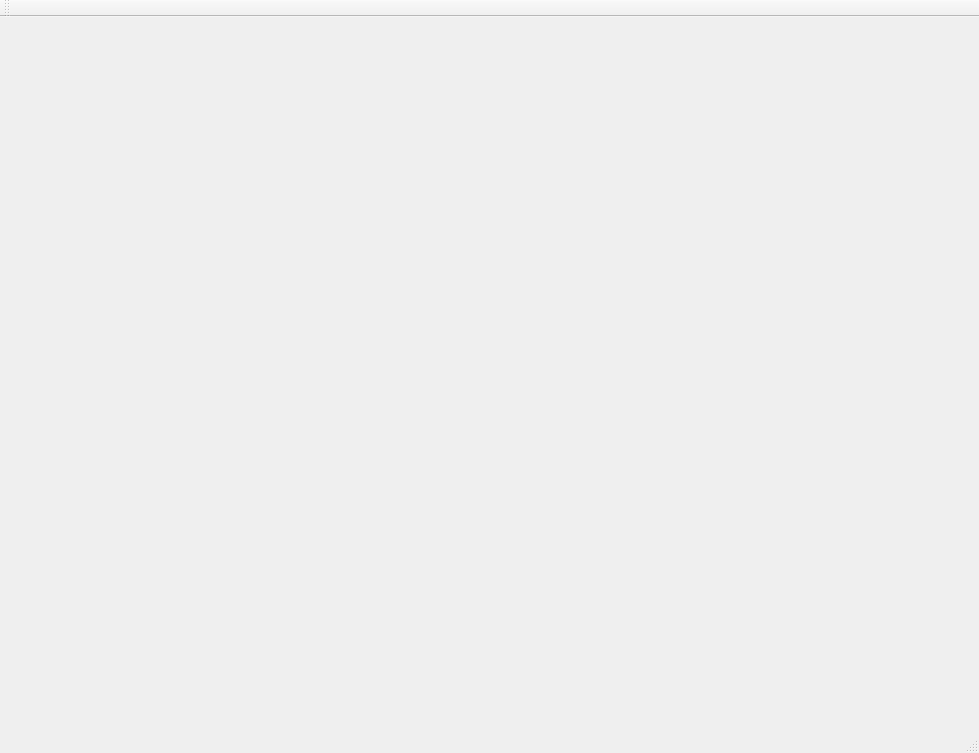
<?xml version="1.0" encoding="UTF-8"?>
<ui version="4.0">
 <class>qFailSafeWin</class>
 <widget class="QMainWindow" name="qFailSafeWin">
  <property name="geometry">
   <rect>
    <x>0</x>
    <y>0</y>
    <width>979</width>
    <height>753</height>
   </rect>
  </property>
  <property name="windowTitle">
   <string>qFailSafeWin</string>
  </property>
  <widget class="QWidget" name="centralWidget"/>
  <widget class="QToolBar" name="mainToolBar">
   <property name="iconSize">
    <size>
     <width>48</width>
     <height>48</height>
    </size>
   </property>
   <attribute name="toolBarArea">
    <enum>TopToolBarArea</enum>
   </attribute>
   <attribute name="toolBarBreak">
    <bool>false</bool>
   </attribute>
  </widget>
  <widget class="QStatusBar" name="statusBar"/>
  <action name="actionStart">
   <property name="text">
    <string>Start</string>
   </property>
   <property name="menuRole">
    <enum>QAction::TextHeuristicRole</enum>
   </property>
   <property name="shortcutVisibleInContextMenu">
    <bool>false</bool>
   </property>
  </action>
  <action name="actionStop">
   <property name="text">
    <string>Stop</string>
   </property>
  </action>
  <action name="actionQuit">
   <property name="text">
    <string>Quit</string>
   </property>
  </action>
  <action name="actionCalibration_curve">
   <property name="text">
    <string>Calibration curve</string>
   </property>
  </action>
  <action name="actionInterStimulus_interval">
   <property name="text">
    <string>InterStimulus interval</string>
   </property>
  </action>
 </widget>
 <layoutdefault spacing="6" margin="11"/>
 <resources/>
 <connections/>
</ui>
